Frame 1 (no input): blank canvas, image omitted
Frame 60 (no input): blank canvas, image omitted
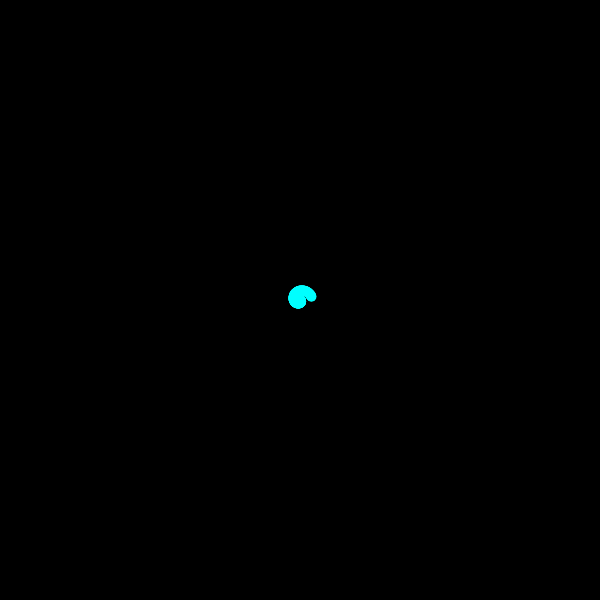
Frame 120 (the mouse pressed at the canvas centre since frame 60)

The p5.js sketch whose frames 1 and 60 were blank and that drew this single picture after the mouse press (run headless with seeded random() and noise() and a simulated clock; from frame 60 on, the mouse is pressed at the canvas centre):

// p5.js sketch
// ── sketch.js
// PGTE Data Visualization - Spring 2017
// -------------------------------------

var r = 0;
var speed = 0.05;

function setup() {
  createCanvas(600,600);
  background(0);
  smooth();
}

function draw() {
  // fill(0,10);
  // rect(0,0,width,height);

  var x = r * cos(frameCount * speed);
  var y = r * sin(frameCount * speed);

  fill(0,255,255);
  noStroke();
  ellipse(x + width/2, y + height/2, 10, 10);

  r += 0.1;
}
